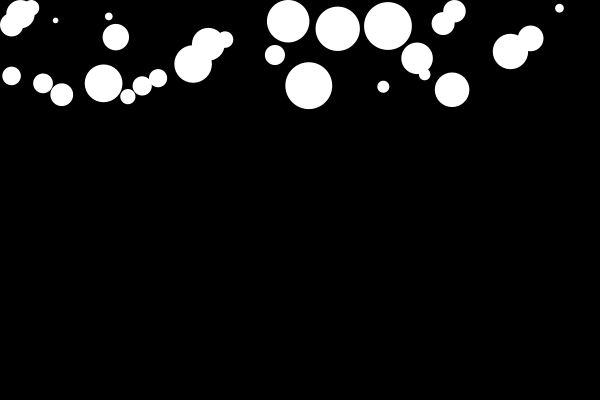
Frame 1 (no input)
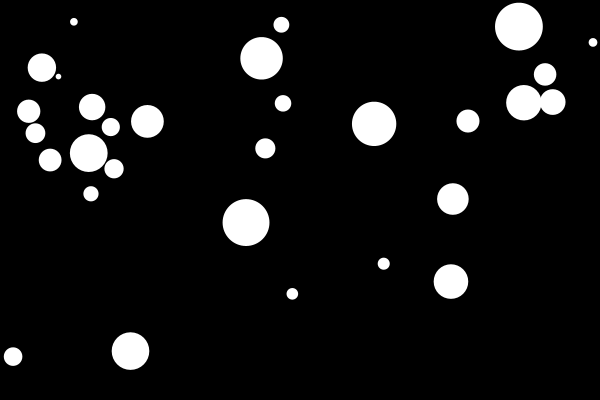
Frame 60 (the mouse pressed at the canvas centre just before this capture)
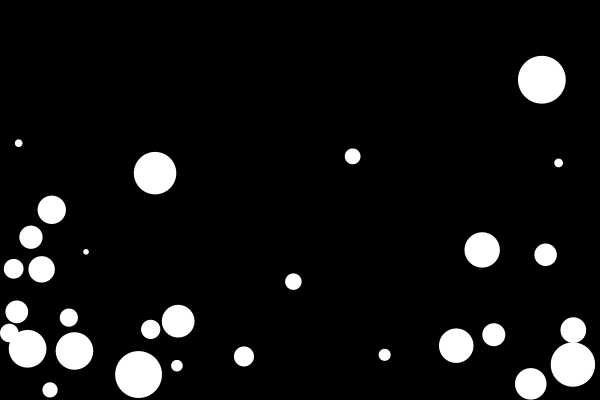
Frame 120 (the mouse held since frame 60 and released just before this capture)

The Processing sketch that drew these frames (run headless with seeded random() and noise(); from frame 60 on, the mouse is pressed at the canvas centre):

// Processing sketch: DATT_2040_w4_LabCode_comments
// ── DATT_2040_w4_LabCode_comments.pde
//Initiate an array of objects
Collider[] collide;

//create some global constants

//the number of particles we will create
int particles = 30;

//some values that will drive the physics in our virtual space
float bounce = 0.005;
float gravity = 0.03;
float friction = -0.3;

//a multiplication value to scale the force amount - think how much the particles bounce off each others
float famt = 30;

void setup() {
  size(600, 400);

  //create and set lengthy of object array
  collide = new Collider[particles];

  //populate
  for (int i = 0; i < particles; i++) {

    //collide[i] - the array index of each object we create
    //we fill Collider with - a PVector for location, a value for particle diameter (how big), index value, instance of collide object

    collide[i] = new Collider(new PVector(random(width), random(0, 100)), random(5, 50), i, collide);
  }
  noStroke();
  fill(255);
}


void draw() {
  background(0);

  // we use this syntax vs for loop
  //each name after c. corresponds to a method we created in the Collider object
  for (Collider c : collide) {
    c.collide();
    c.selected();
    c.move();
    c.display();
  }

  //vs this

  /*
    for (int i = 0; i < particles; i++) {
   collide[i].collide();
   collide[i].selected();
   collide[i].move();
   collide[i].display();
   }
   */
}

class Collider {

  //variables that are global to the Collider object

  //location
  PVector loc;

  //create a PVector to use in force calc
  PVector force = new PVector(0, 0);

  float diameter;

  //easy way to store the index of each object - this will come in handy later
  int id;

  //add in collider array - part of our collision detection
  Collider[] others;


  //Constructor for our object - we can use the variables in the () brackets to feed values to our object.
  //take a look at the setup() where we do this
  Collider(PVector locin, float di, int idi, Collider[] oi) {

    loc = locin;
    diameter = di;

    id = idi;

    others = oi;
  }

  //collide - this calculates collisiosn
  void collide() {
    //check all particles above our id value
    //this was the mechanic we looked at in class
    //for (int i = id + 1; i < particles; i++) {
  
  //instead of the above mechanic
  //you could also package your collision detection in somthign like this:
  /*
    for(int i = 0 ; i < particles; i++){
   if(i != id){
   
   }
   }
   */

  //new method implemented below
  for (int i = 0; i < particles; i++) {
    if (i != id) {

      //PVectors to hold distance of current particle
      //and the particles we cycle through - what we will check against
      PVector dxy1 = new PVector (loc.x, loc.y);
      PVector dxy2 = new PVector (others[i].loc.x, others[i].loc.y);

      //subtract - we will use this later to calculate angle
      PVector sub = PVector.sub(dxy2, dxy1);

      //calculate distance and approximate the minimum distance (when particle edges overlap)
      float distance = PVector.dist(dxy1, dxy2);
      float minDist = (others[i].diameter + diameter)/2;

      //if distance is smaller than our minDist variable
      if (distance < minDist) {

        //using non Pvector
        //float angle = atan2(dy, dx);

        //calculate angle of bounce using atan and the sub PVector from earleir
        float angle = atan2(sub.y, sub.x);

        //variables for new heading
        float targetX = loc.x + cos(angle) * minDist;
        float targetY = loc.y + sin(angle) * minDist;

        //speed of trajectory (acceleration)
        float ax = (targetX - others[i].loc.x) * bounce;
        float ay = (targetY - others[i].loc.y) * bounce;

        force.x -= ax * famt;
        force.y -= ay * famt;
        others[i].force.x += ax * famt;
        others[i].force.y += ay * famt;

        //additional code to reduce the famt multiplier each collision
        //famt stands for force amt - each collision reudces until particles stop
        //rn this is a global variable but you could try moving it into the Collider object
        //that way each particle could have it's own unique starting famt
        famt -=0.0025;
        famt = constrain(famt, 0, 30);
        if (famt == 0) {
          force.x = 0;
        }
        
      }
    }
  }
}

//move - this calculates movement, boundary collisions + adds friction to mimic more real physics - result = balls slow down, come to halt
void move() {

  //addition assignments - gravity effects y (downwards pull), loc.x, loc.x have an addition assignment corresponding to force.x, force.y
  force.y += gravity;
  loc.x += force.x;
  loc.y += force.y;

  //check boundaries and create bounce
  //friction at a value of -1 will mean particles bounce forever with no dimishing magnitude
  //a vlue of say -0.9 will mean that each bounce we lose a bit of height on our particles

  if (loc.x + diameter/2 > width) {
    loc.x = width - diameter/2;
    force.x *= friction;
  } else if (loc.x - diameter/2 < 0) {
    loc.x = diameter/2;
    force.x *= friction;
  }
  if (loc.y + diameter/2 > height) {
    loc.y = height - diameter/2;
    force.y *= friction;
  } else if (loc.y - diameter/2 < 0) {
    loc.y = diameter/2;
    force.y *= friction ;
  }
}

//function to move ball if selected
void selected() {
  if (mousePressed) {
    if (dist(mouseX, mouseY, loc.x, loc.y) <= diameter/2) {
      loc.x = mouseX;
      loc.y = mouseY;
    }
  }
}

//draw an ellipse at the corresponding positions and size - in this case our loc.x, loc.y
void display() {
  ellipse(loc.x, loc.y, diameter, diameter);
}
}
